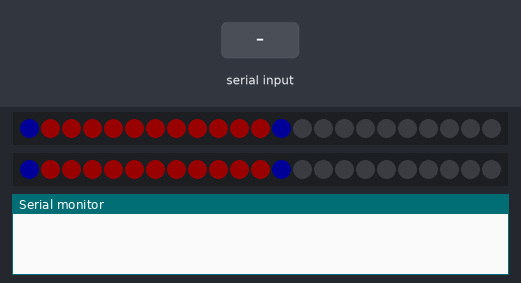
A sketch run on a simulated Arduino Uno, built with avr-gcc and run on an emulated ATmega328P. Shown: 2 × 23 RGB LEDs in strip order, left to right, the last lines printed to the serial monitor. The test bench sets the inputs (shaded band). Dim RGB values are drawn brighter than linear; random numbers use the default seed unless the sketch sets one.

Above: at 1.2 s.
1.3 s: "13\n" received over Serial
At 2.8 s:
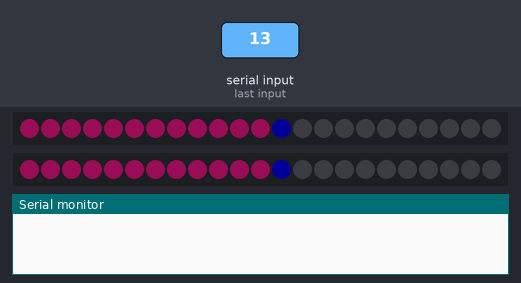
3.0 s: "14\n" received over Serial
At 4.5 s:
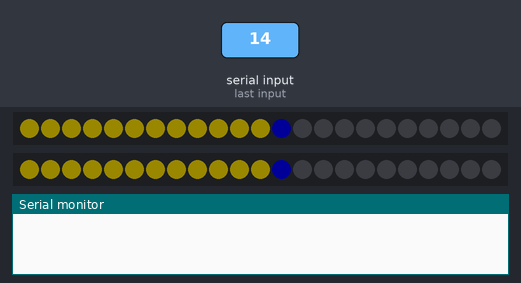
4.7 s: "5\n" received over Serial
6.2 s: "15\n" received over Serial
At 7.7 s:
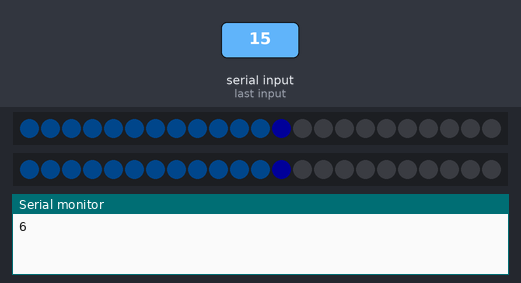
7.9 s: "90,45\n" received over Serial
At 7.99 s:
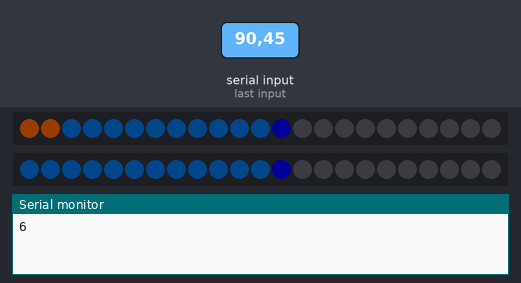
9.6 s: "12\n" received over Serial
At 10.44 s:
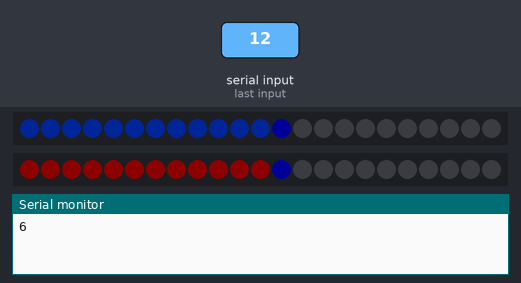
Timing chart, 0 to 12.6 s (numbered marks = the images above; inputs shaded):
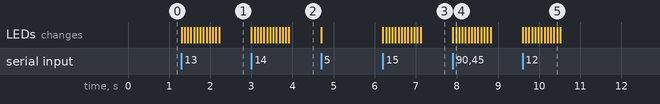

The sketch:

StreamixArduino.ino
```cpp
#include <Adafruit_NeoPixel.h>
#define PIN 6
#define PIN2 7

long r1;
long r2;
long r3;
Adafruit_NeoPixel strip = Adafruit_NeoPixel(23, PIN, NEO_GRB + NEO_KHZ800);
Adafruit_NeoPixel strip2 = Adafruit_NeoPixel(23, PIN2, NEO_GRB + NEO_KHZ800);
int x;
void setup() {
  // put your setup code here, to run once:
  strip.begin();
  strip.show();
  strip.setBrightness(25);
  strip.setPixelColor(0,0,0,255);
  strip.setPixelColor(1,255,0,0);
  strip.setPixelColor(2,255,0,0);
  strip.setPixelColor(3,255,0,0);
  strip.setPixelColor(4,255,0,0);
  strip.setPixelColor(5,255,0,0);
  strip.setPixelColor(6,255,0,0);
  strip.setPixelColor(7,255,0,0);
  strip.setPixelColor(8,255,0,0);
  strip.setPixelColor(9,255,0,0);
  strip.setPixelColor(10,255,0,0);
  strip.setPixelColor(11,255,0,0);
  strip.setPixelColor(12,0,0,255);

  strip2.begin();
  strip2.show();
  strip2.setBrightness(25);
  strip2.setPixelColor(0,0,0,255);
  strip2.setPixelColor(1,255,0,0);
  strip2.setPixelColor(2,255,0,0);
  strip2.setPixelColor(3,255,0,0);
  strip2.setPixelColor(4,255,0,0);
  strip2.setPixelColor(5,255,0,0);
  strip2.setPixelColor(6,255,0,0);
  strip2.setPixelColor(7,255,0,0);
  strip2.setPixelColor(8,255,0,0);
  strip2.setPixelColor(9,255,0,0);
  strip2.setPixelColor(10,255,0,0);
  strip2.setPixelColor(11,255,0,0);
  strip2.setPixelColor(12,0,0,255);
  Serial.begin(115200);
  Serial.setTimeout(1);
}

void loop() {
  // put your main code here, to run repeatedly:
  strip.show();
  strip2.show();
while (!Serial.available());
  x = Serial.readString().toInt();

  switch (x) {
  case 12:
      for(int i=0; i<12; i++) {
    strip.setPixelColor(i,0, 64, 255);             // Draw 'head' pixel
    strip2.setPixelColor(i,0 ,64, 255 ); // Erase 'tail'
    strip.show();
    delay(75);
  }
    break;
  case 13:
    for(int i=0; i<12; i++) {
    strip.setPixelColor(i,255, 20, 147);             // Draw 'head' pixel
    strip2.setPixelColor(i,255 ,20, 147 ); // Erase 'tail'
    strip.show();
    delay(75);
    }
    break;
  case 14:
    for(int i=0; i<12; i++) {
    strip.setPixelColor(i,255, 226, 0);             // Draw 'head' pixel
    strip2.setPixelColor(i,255 ,226, 0 ); // Erase 'tail'
    strip.show();
    delay(75);
    }
    break;
  case 15:
      for(int i=0; i<12; i++) {
    strip.setPixelColor(i,0, 64, 120);             // Draw 'head' pixel
    strip2.setPixelColor(i,0 ,64, 120 ); // Erase 'tail'
    strip.show();
    delay(75);
  }
    break;
  case 16:
      for(int i=0; i<12; i++) {
    strip.setPixelColor(i,25, 0, 255);             // Draw 'head' pixel
    strip2.setPixelColor(i,25 ,0, 255 ); // Erase 'tail'
    strip.show();
    delay(75);
  }
    break;
   case 17:
      for(int i=0; i<12; i++) {
    strip.setPixelColor(i,255, 255,0);             // Draw 'head' pixel
    strip2.setPixelColor(i,255 ,255,0  ); // Erase 'tail'
    strip.show();
    delay(75);
  }
    break;
   case 18:
      for(int i=0; i<12; i++) {
    strip.setPixelColor(i,0,128,0);             // Draw 'head' pixel
    strip2.setPixelColor(i,0 ,128,0  ); // Erase 'tail'
    strip.show();
    delay(75);
  }
    break;
      case 19:
      for(int i=0; i<12; i++) {
    strip.setPixelColor(i,0,0,255);             // Draw 'head' pixel
    strip2.setPixelColor(i,0 ,0,255  ); // Erase 'tail'
    strip.show();
    delay(75);
  }
    break;

        case 20:
      for(int i=0; i<12; i++) {
    strip.setPixelColor(i,192, 192,192);             // Draw 'head' pixel
    strip2.setPixelColor(i,0 ,0,128  ); // Erase 'tail'
    strip.show();
    delay(75);
  }
    break;

          case 0:
      for(int i=0; i<12; i++) {
    strip.setPixelColor(i,255, 102,0);             // Draw 'head' pixel
    strip2.setPixelColor(i,128 ,0,0  ); // Erase 'tail'
    strip.show();
    delay(75);
  }
    break;

  default:
  if ((x >= 0) &&(x<12))
  {
    Serial.print(x + 1);
  r1 = random(0, 255);
  r2 = random(10, 255);
  r3 = random(10, 255);
  strip.setPixelColor(x,r1,r2,r3);
  strip2.setPixelColor(x,r1,r2,r3);}
    break;
}
}
```

Measured:
- after the input at 1.3 s, the LEDs: first change at once (image 1 shows a later state)
- after the input at 3.0 s, the LEDs: first change at once (image 2 shows a later state)
- after the input at 6.2 s, the LEDs: first change at once (image 3 shows a later state)
- after the input at 7.9 s, the LEDs: first change at once (image 4 shows a later state)
- after the input at 9.6 s, the LEDs: first change at once (image 5 shows a later state)
